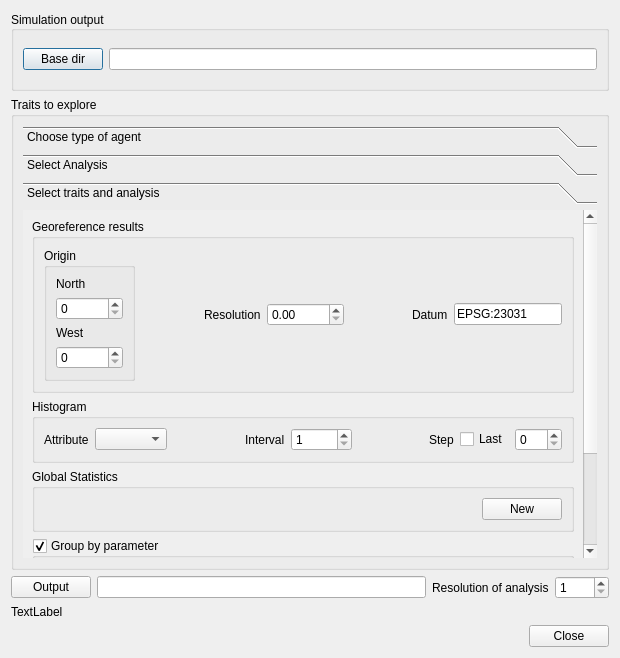
<?xml version="1.0" encoding="UTF-8"?>
<ui version="4.0">
 <class>AgentAnalysis</class>
 <widget class="QDialog" name="AgentAnalysis">
  <property name="geometry">
   <rect>
    <x>0</x>
    <y>0</y>
    <width>620</width>
    <height>658</height>
   </rect>
  </property>
  <property name="windowTitle">
   <string>Dialog</string>
  </property>
  <layout class="QVBoxLayout" name="verticalLayout_4">
   <item>
    <widget class="QGroupBox" name="modelGroup">
     <property name="sizePolicy">
      <sizepolicy hsizetype="Preferred" vsizetype="Fixed">
       <horstretch>0</horstretch>
       <verstretch>0</verstretch>
      </sizepolicy>
     </property>
     <property name="minimumSize">
      <size>
       <width>0</width>
       <height>80</height>
      </size>
     </property>
     <property name="title">
      <string>Simulation output</string>
     </property>
     <property name="alignment">
      <set>Qt::AlignLeading|Qt::AlignLeft|Qt::AlignVCenter</set>
     </property>
     <layout class="QHBoxLayout" name="horizontalLayout_4">
      <item>
       <widget class="QPushButton" name="baseButton">
        <property name="text">
         <string>Base dir</string>
        </property>
       </widget>
      </item>
      <item>
       <widget class="QLineEdit" name="baseEdit">
        <property name="readOnly">
         <bool>true</bool>
        </property>
       </widget>
      </item>
     </layout>
     <zorder>baseEdit</zorder>
     <zorder>baseButton</zorder>
    </widget>
   </item>
   <item>
    <widget class="QGroupBox" name="groupBox">
     <property name="title">
      <string>Traits to explore</string>
     </property>
     <layout class="QVBoxLayout" name="verticalLayout_5">
      <item>
       <widget class="QToolBox" name="exploreConfig">
        <property name="enabled">
         <bool>true</bool>
        </property>
        <property name="sizePolicy">
         <sizepolicy hsizetype="Preferred" vsizetype="MinimumExpanding">
          <horstretch>0</horstretch>
          <verstretch>0</verstretch>
         </sizepolicy>
        </property>
        <property name="currentIndex">
         <number>2</number>
        </property>
        <widget class="QWidget" name="page_1">
         <property name="geometry">
          <rect>
           <x>0</x>
           <y>0</y>
           <width>588</width>
           <height>72</height>
          </rect>
         </property>
         <attribute name="label">
          <string>Choose type of agent</string>
         </attribute>
         <layout class="QVBoxLayout" name="verticalLayout">
          <item>
           <widget class="QComboBox" name="agentTypes"/>
          </item>
         </layout>
        </widget>
        <widget class="QWidget" name="page">
         <property name="geometry">
          <rect>
           <x>0</x>
           <y>0</y>
           <width>588</width>
           <height>72</height>
          </rect>
         </property>
         <attribute name="label">
          <string>Select Analysis</string>
         </attribute>
         <layout class="QVBoxLayout" name="verticalLayout_6">
          <item>
           <widget class="QComboBox" name="analysisTypes"/>
          </item>
         </layout>
        </widget>
        <widget class="QWidget" name="page_2">
         <property name="enabled">
          <bool>true</bool>
         </property>
         <property name="geometry">
          <rect>
           <x>0</x>
           <y>0</y>
           <width>571</width>
           <height>440</height>
          </rect>
         </property>
         <attribute name="label">
          <string>Select traits and analysis</string>
         </attribute>
         <layout class="QVBoxLayout" name="verticalLayout_2">
          <item>
           <layout class="QVBoxLayout" name="analysisLayout">
            <item>
             <widget class="QGroupBox" name="georeference">
              <property name="sizePolicy">
               <sizepolicy hsizetype="Expanding" vsizetype="Expanding">
                <horstretch>0</horstretch>
                <verstretch>0</verstretch>
               </sizepolicy>
              </property>
              <property name="title">
               <string>Georeference results</string>
              </property>
              <layout class="QHBoxLayout" name="horizontalLayout_6">
               <item>
                <widget class="QGroupBox" name="groupBox_3">
                 <property name="sizePolicy">
                  <sizepolicy hsizetype="Expanding" vsizetype="Expanding">
                   <horstretch>0</horstretch>
                   <verstretch>0</verstretch>
                  </sizepolicy>
                 </property>
                 <property name="title">
                  <string>Origin</string>
                 </property>
                 <layout class="QVBoxLayout" name="verticalLayout_3">
                  <item>
                   <widget class="QLabel" name="label_6">
                    <property name="text">
                     <string>North</string>
                    </property>
                   </widget>
                  </item>
                  <item>
                   <widget class="QSpinBox" name="north">
                    <property name="maximum">
                     <number>10000000</number>
                    </property>
                   </widget>
                  </item>
                  <item>
                   <widget class="QLabel" name="label_7">
                    <property name="text">
                     <string>West</string>
                    </property>
                   </widget>
                  </item>
                  <item>
                   <widget class="QSpinBox" name="west">
                    <property name="maximum">
                     <number>10000000</number>
                    </property>
                   </widget>
                  </item>
                 </layout>
                </widget>
               </item>
               <item>
                <spacer name="horizontalSpacer_5">
                 <property name="orientation">
                  <enum>Qt::Horizontal</enum>
                 </property>
                 <property name="sizeHint" stdset="0">
                  <size>
                   <width>40</width>
                   <height>20</height>
                  </size>
                 </property>
                </spacer>
               </item>
               <item>
                <widget class="QLabel" name="label_5">
                 <property name="text">
                  <string>Resolution</string>
                 </property>
                </widget>
               </item>
               <item>
                <widget class="QDoubleSpinBox" name="resolution_2">
                 <property name="maximum">
                  <double>10000.000000000000000</double>
                 </property>
                </widget>
               </item>
               <item>
                <spacer name="horizontalSpacer_4">
                 <property name="orientation">
                  <enum>Qt::Horizontal</enum>
                 </property>
                 <property name="sizeHint" stdset="0">
                  <size>
                   <width>40</width>
                   <height>20</height>
                  </size>
                 </property>
                </spacer>
               </item>
               <item>
                <widget class="QLabel" name="label_8">
                 <property name="text">
                  <string>Datum</string>
                 </property>
                </widget>
               </item>
               <item>
                <widget class="QLineEdit" name="datum">
                 <property name="text">
                  <string>EPSG:23031</string>
                 </property>
                </widget>
               </item>
              </layout>
             </widget>
            </item>
            <item>
             <widget class="QGroupBox" name="histogram">
              <property name="sizePolicy">
               <sizepolicy hsizetype="Expanding" vsizetype="Expanding">
                <horstretch>0</horstretch>
                <verstretch>0</verstretch>
               </sizepolicy>
              </property>
              <property name="title">
               <string>Histogram</string>
              </property>
              <layout class="QHBoxLayout" name="horizontalLayout_3">
               <item>
                <widget class="QLabel" name="label_3">
                 <property name="text">
                  <string>Attribute</string>
                 </property>
                </widget>
               </item>
               <item>
                <widget class="QComboBox" name="attributes"/>
               </item>
               <item>
                <spacer name="horizontalSpacer_2">
                 <property name="orientation">
                  <enum>Qt::Horizontal</enum>
                 </property>
                 <property name="sizeHint" stdset="0">
                  <size>
                   <width>40</width>
                   <height>20</height>
                  </size>
                 </property>
                </spacer>
               </item>
               <item>
                <widget class="QLabel" name="label_2">
                 <property name="text">
                  <string>Interval</string>
                 </property>
                </widget>
               </item>
               <item>
                <widget class="QSpinBox" name="interval">
                 <property name="minimum">
                  <number>1</number>
                 </property>
                 <property name="maximum">
                  <number>10000</number>
                 </property>
                </widget>
               </item>
               <item>
                <spacer name="horizontalSpacer_3">
                 <property name="orientation">
                  <enum>Qt::Horizontal</enum>
                 </property>
                 <property name="sizeHint" stdset="0">
                  <size>
                   <width>40</width>
                   <height>20</height>
                  </size>
                 </property>
                </spacer>
               </item>
               <item>
                <widget class="QLabel" name="label_4">
                 <property name="text">
                  <string>Step</string>
                 </property>
                </widget>
               </item>
               <item>
                <widget class="QCheckBox" name="lastStep">
                 <property name="text">
                  <string>Last</string>
                 </property>
                </widget>
               </item>
               <item>
                <widget class="QSpinBox" name="step">
                 <property name="maximum">
                  <number>500</number>
                 </property>
                </widget>
               </item>
              </layout>
             </widget>
            </item>
            <item>
             <widget class="QGroupBox" name="globalStatistics">
              <property name="title">
               <string>Global Statistics</string>
              </property>
              <layout class="QVBoxLayout" name="verticalLayout_7">
               <item>
                <layout class="QHBoxLayout" name="horizontalLayout_2">
                 <item>
                  <spacer name="horizontalSpacer">
                   <property name="orientation">
                    <enum>Qt::Horizontal</enum>
                   </property>
                   <property name="sizeHint" stdset="0">
                    <size>
                     <width>505</width>
                     <height>20</height>
                    </size>
                   </property>
                  </spacer>
                 </item>
                 <item>
                  <widget class="QPushButton" name="newTrait">
                   <property name="sizePolicy">
                    <sizepolicy hsizetype="Fixed" vsizetype="Fixed">
                     <horstretch>0</horstretch>
                     <verstretch>0</verstretch>
                    </sizepolicy>
                   </property>
                   <property name="text">
                    <string>New</string>
                   </property>
                  </widget>
                 </item>
                </layout>
               </item>
              </layout>
             </widget>
            </item>
            <item>
             <widget class="QGroupBox" name="groupParams">
              <property name="sizePolicy">
               <sizepolicy hsizetype="Expanding" vsizetype="Expanding">
                <horstretch>0</horstretch>
                <verstretch>0</verstretch>
               </sizepolicy>
              </property>
              <property name="title">
               <string>Group by parameter</string>
              </property>
              <property name="checkable">
               <bool>true</bool>
              </property>
              <layout class="QHBoxLayout" name="horizontalLayout">
               <item>
                <widget class="QTreeWidget" name="paramsTree">
                 <attribute name="headerVisible">
                  <bool>false</bool>
                 </attribute>
                 <attribute name="headerCascadingSectionResizes">
                  <bool>false</bool>
                 </attribute>
                 <attribute name="headerDefaultSectionSize">
                  <number>90</number>
                 </attribute>
                 <attribute name="headerStretchLastSection">
                  <bool>false</bool>
                 </attribute>
                 <column>
                  <property name="text">
                   <string>Element</string>
                  </property>
                 </column>
                 <column>
                  <property name="text">
                   <string>Permutations</string>
                  </property>
                 </column>
                 <column>
                  <property name="text">
                   <string>Use?</string>
                  </property>
                 </column>
                 <column>
                  <property name="text">
                   <string>Field</string>
                  </property>
                 </column>
                </widget>
               </item>
              </layout>
             </widget>
            </item>
            <item>
             <widget class="QGroupBox" name="individualStats">
              <property name="title">
               <string>Individual Stats</string>
              </property>
             </widget>
            </item>
           </layout>
          </item>
         </layout>
        </widget>
       </widget>
      </item>
     </layout>
    </widget>
   </item>
   <item>
    <layout class="QHBoxLayout" name="horizontalLayout_5">
     <item>
      <widget class="QPushButton" name="outputButton">
       <property name="text">
        <string>Output</string>
       </property>
      </widget>
     </item>
     <item>
      <widget class="QLineEdit" name="outputEdit">
       <property name="readOnly">
        <bool>true</bool>
       </property>
      </widget>
     </item>
     <item>
      <widget class="QLabel" name="label">
       <property name="text">
        <string>Resolution of analysis</string>
       </property>
      </widget>
     </item>
     <item>
      <widget class="QSpinBox" name="resolution">
       <property name="minimum">
        <number>1</number>
       </property>
       <property name="maximum">
        <number>1000</number>
       </property>
      </widget>
     </item>
    </layout>
   </item>
   <item>
    <widget class="QLabel" name="status">
     <property name="text">
      <string>TextLabel</string>
     </property>
    </widget>
   </item>
   <item>
    <widget class="QDialogButtonBox" name="buttonBox">
     <property name="orientation">
      <enum>Qt::Horizontal</enum>
     </property>
     <property name="standardButtons">
      <set>QDialogButtonBox::Close</set>
     </property>
    </widget>
   </item>
  </layout>
 </widget>
 <resources/>
 <connections>
  <connection>
   <sender>buttonBox</sender>
   <signal>accepted()</signal>
   <receiver>AgentAnalysis</receiver>
   <slot>accept()</slot>
   <hints>
    <hint type="sourcelabel">
     <x>248</x>
     <y>254</y>
    </hint>
    <hint type="destinationlabel">
     <x>157</x>
     <y>274</y>
    </hint>
   </hints>
  </connection>
  <connection>
   <sender>buttonBox</sender>
   <signal>rejected()</signal>
   <receiver>AgentAnalysis</receiver>
   <slot>reject()</slot>
   <hints>
    <hint type="sourcelabel">
     <x>316</x>
     <y>260</y>
    </hint>
    <hint type="destinationlabel">
     <x>286</x>
     <y>274</y>
    </hint>
   </hints>
  </connection>
 </connections>
</ui>
